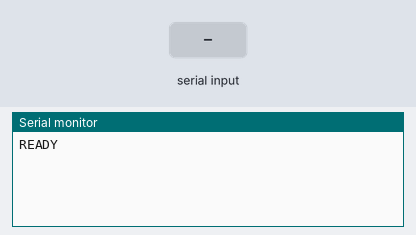
The sketch below on a simulated ESP32. Shown: the last lines printed to the serial monitor. Inputs (shaded band) come from the test bench.

Above: at 0.8 s.
0.9 s: "CONNECT \n" received over Serial
At 1.8 s:
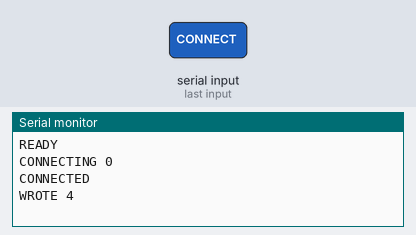
At 3.0 s:
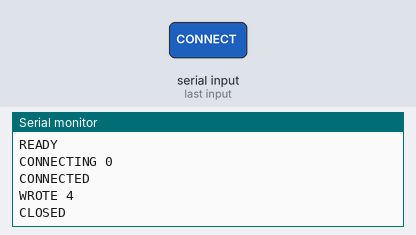

Measured:
- after the input at 0.9 s, the serial monitor: prints a new line at once (image 1)

The sketch:

tcp_client.ino
```cpp
// TCP client. Reads "CONNECT <port>" from Serial, connects to
// 127.0.0.1:<port>, sends a payload, then echoes whatever bytes the
// peer returns until it closes the connection.

#include <Arduino.h>
#include <WiFi.h>

WiFiClient client;

static String readLine()
{
    String out;
    // 30s gives pytest enough headroom even when this test runs as part
    // of a long suite where launcher startup and TCP setup accumulate
    // delay before the CONNECT line arrives.
    const uint32_t deadline = millis() + 30000;
    while (millis() < deadline)
    {
        const int c = Serial.read();
        if (c < 0)
        {
            delay(2);
            continue;
        }
        if (c == '\n' || c == '\r')
        {
            if (out.length() > 0)
                return out;
            continue;
        }
        out += (char)c;
    }
    return out;
}

void setup()
{
    Serial.begin(115200);
    Serial.println("READY");

    const String line = readLine();
    if (!line.startsWith("CONNECT "))
    {
        Serial.print("BAD_LINE:");
        Serial.println(line);
        return;
    }
    const uint16_t port = (uint16_t)line.substring(8).toInt();
    Serial.print("CONNECTING ");
    Serial.println(port);

    if (!client.connect(IPAddress(127, 0, 0, 1), port))
    {
        Serial.print("CONNECT_FAIL ");
        Serial.println(client.lastError());
        return;
    }
    Serial.println("CONNECTED");

    const char *msg = "PING";
    const size_t wrote = client.write((const uint8_t *)msg, 4);
    Serial.print("WROTE ");
    Serial.println((int)wrote);
}

void loop()
{
    if (!client)
    {
        delay(20);
        return;
    }
    while (client.connected())
    {
        const int n = client.available();
        if (n <= 0)
        {
            delay(2);
            continue;
        }
        uint8_t buf[64];
        const int got = client.read(buf, sizeof(buf));
        if (got <= 0)
            break;
        Serial.print("RX ");
        for (int i = 0; i < got; ++i)
            Serial.write(buf[i]);
        Serial.println();
    }
    client.stop();
    Serial.println("CLOSED");
    delay(1000);
}
```
